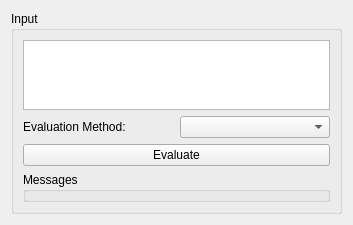
<?xml version="1.0" encoding="UTF-8"?>
<ui version="4.0">
 <class>DiceExpressionInput</class>
 <widget class="QWidget" name="DiceExpressionInput">
  <property name="geometry">
   <rect>
    <x>0</x>
    <y>0</y>
    <width>353</width>
    <height>219</height>
   </rect>
  </property>
  <property name="windowTitle">
   <string>Form</string>
  </property>
  <layout class="QGridLayout" name="gridLayout">
   <item row="0" column="0">
    <widget class="QGroupBox" name="diceExpressionInputGroup">
     <property name="title">
      <string>Input</string>
     </property>
     <layout class="QGridLayout" name="gridLayout_2">
      <item row="0" column="0" colspan="2">
       <widget class="QTextEdit" name="expressionEdit">
        <property name="font">
         <font>
          <family>Courier New</family>
          <pointsize>12</pointsize>
         </font>
        </property>
       </widget>
      </item>
      <item row="3" column="0" colspan="2">
       <widget class="QGroupBox" name="messagesGroup">
        <property name="minimumSize">
         <size>
          <width>0</width>
          <height>30</height>
         </size>
        </property>
        <property name="title">
         <string>Messages</string>
        </property>
       </widget>
      </item>
      <item row="1" column="0">
       <widget class="QLabel" name="evaluationMethodLabel">
        <property name="text">
         <string>Evaluation Method:</string>
        </property>
       </widget>
      </item>
      <item row="1" column="1">
       <widget class="QComboBox" name="evaluationMethodBox"/>
      </item>
      <item row="2" column="0" colspan="2">
       <widget class="QPushButton" name="evaluateButton">
        <property name="text">
         <string>Evaluate</string>
        </property>
       </widget>
      </item>
     </layout>
    </widget>
   </item>
  </layout>
 </widget>
 <resources/>
 <connections/>
</ui>
